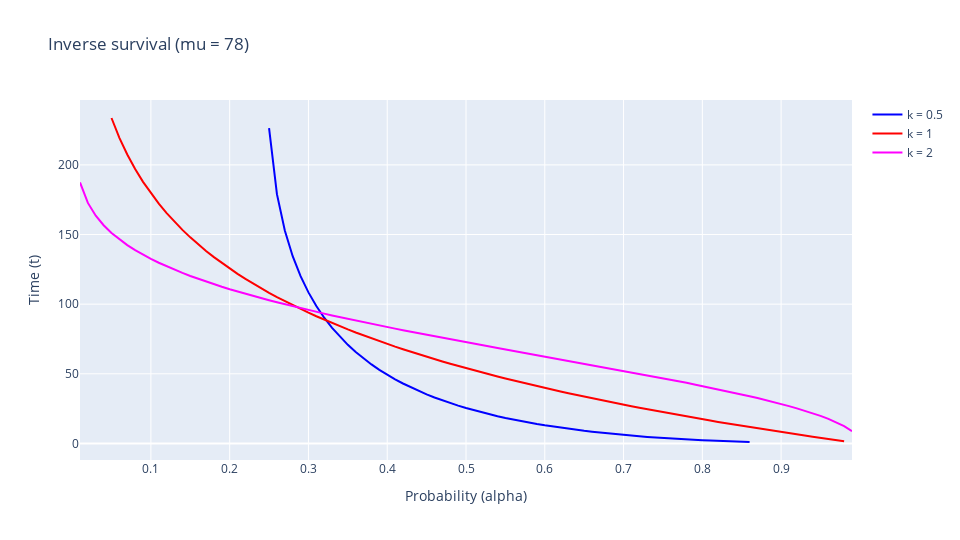

Here is the notebook cell this chart was saved with:
### Markdown cell above
#### Plotting

### Code cell
# @title Inverse survivability plot
plot(x_values, x_values, x_values, y_t_05, y_t_1, y_t_2, "Probability (alpha)", "Time (t)", "Inverse survival (mu = 78)")
